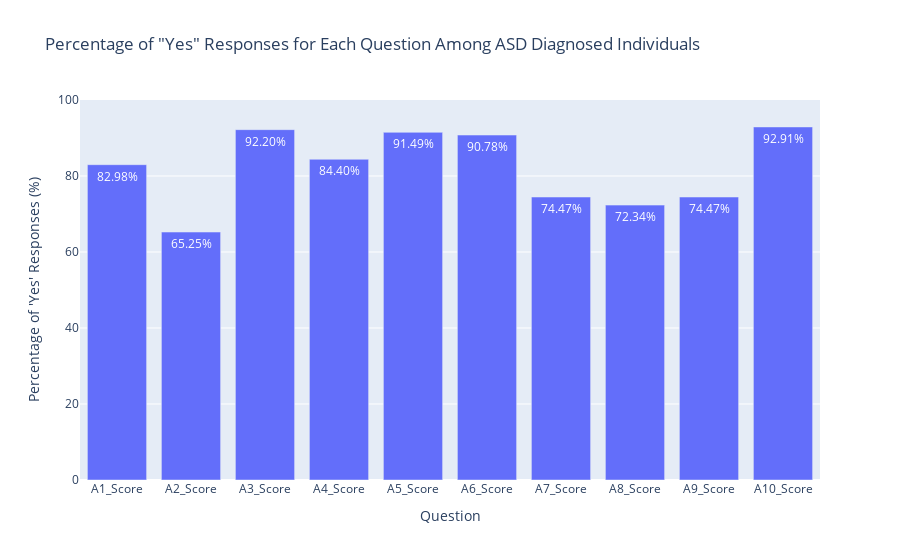

The code cell stored with this chart in its notebook:
### Markdown cell above
## What is the probability of each question being answered 'Yes' among individuals diagnosed with ASD?

### Code cell
# Filter data for individuals diagnosed with ASD
asd_yes = autism_df[autism_df["ASD"] == "YES"]

# Calculate the percentage of 'Yes' responses for each question among ASD diagnosed individuals
question_columns = [col for col in autism_df.columns if "Score" in col]
percentages = [(asd_yes[col].sum() / len(asd_yes)) * 100 for col in question_columns]

# Format percentages to two significant figures
formatted_percentages = ["{:.2f}%".format(p) for p in percentages]

# Create a bar chart to visualize this data
fig_bar = go.Figure(
    [
        go.Bar(
            x=question_columns,
            y=percentages,
            text=formatted_percentages,
            textposition="auto",
        )
    ]
)
fig_bar.update_layout(
    title_text='Percentage of "Yes" Responses for Each Question Among ASD Diagnosed Individuals',
    xaxis_title="Question",
    yaxis_title="Percentage of 'Yes' Responses (%)",
    yaxis=dict(range=[0, 100]),
)

# Show the figure
fig_bar.show()

### Figure 1 — Plotly figure (JSON) as saved in the notebook; plotly's stock layout.template omitted (floating-point values rounded to 4 significant figures)
{"data": [{"text": ["82.98%", "65.25%", "92.20%", "84.40%", "91.49%", "90.78%", "74.47%", "72.34%", "74.47%", "92.91%"], "textposition": "auto", "x": ["A1_Score", "A2_Score", "A3_Score", "A4_Score", "A5_Score", "A6_Score", "A7_Score", "A8_Score", "A9_Score", "A10_Score"], "y": [82.98, 65.25, 92.2, 84.4, 91.49, 90.78, 74.47, 72.34, 74.47, 92.91], "type": "bar"}], "layout": {"title": {"text": "Percentage of \"Yes\" Responses for Each Question Among ASD Diagnosed Individuals"}, "yaxis": {"title": {"text": "Percentage of 'Yes' Responses (%)"}, "range": [0, 100]}, "xaxis": {"title": {"text": "Question"}}}}
